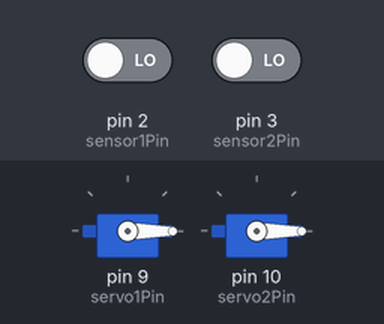
Simulated run of this sketch. Board: Arduino Uno, built with avr-gcc and run on an emulated ATmega328P. On the bench: 2 × servo. The test bench sets the inputs (shaded band); at power-on: pin 2 (sensor1Pin) LOW, pin 3 (sensor2Pin) LOW.

Above: at 1.2 s.
1.3 s: pin 2 (sensor1Pin) driven HIGH
At 1.8 s:
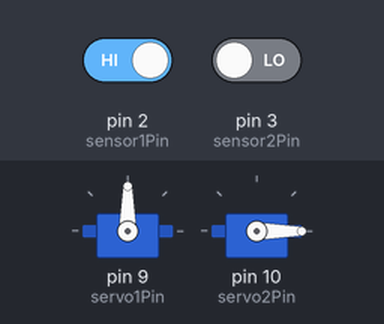
2.8 s: pin 3 (sensor2Pin) driven HIGH
At 4.0 s:
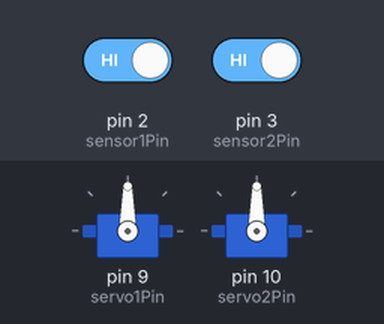
4.3 s: pin 2 (sensor1Pin) driven LOW
At 5.4 s:
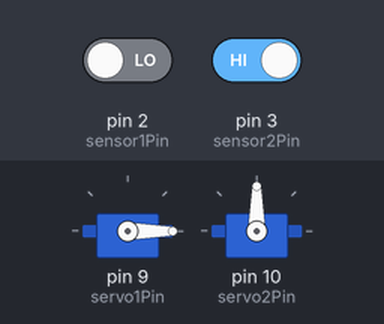
5.8 s: pin 3 (sensor2Pin) driven LOW
At 6.7 s:
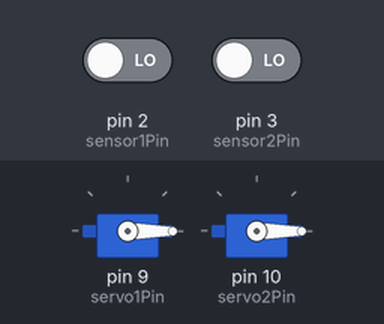
Timing chart, 0 to 8.3 s (numbered marks = the images above; inputs shaded):
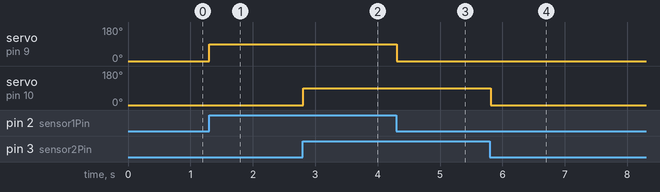

The sketch:

2_Proximity_Sensor_and_2_Servo_Motor_Output.ino
```cpp
#include <Servo.h>

// Define sensor pins
const int sensor1Pin = 2;
const int sensor2Pin = 3;

// Define servo objects
Servo servo1;
Servo servo2;

// Define servo control pins
const int servo1Pin = 9;
const int servo2Pin = 10;

void setup() {
    // Set sensor pins as input
    pinMode(sensor1Pin, INPUT);
    pinMode(sensor2Pin, INPUT);

    // Attach servos to pins
    servo1.attach(servo1Pin);
    servo2.attach(servo2Pin);

    // Set servos to default position
    servo1.write(0);
    servo2.write(0);
}

void loop() {
    // Read sensor states
    int sensor1State = digitalRead(sensor1Pin);
    int sensor2State = digitalRead(sensor2Pin);

    // Control Servo 1
    if (sensor1State == HIGH) {
        servo1.write(90); // Move to 90° if sensor 1 is triggered
    } else {
        servo1.write(0);  // Default position
    }

    // Control Servo 2
    if (sensor2State == HIGH) {
        servo2.write(90); // Move to 90° if sensor 2 is triggered
    } else {
        servo2.write(0);  // Default position
    }

    delay(100); // Small delay to stabilize readings
}
```

Measured:
- after the input at 1.3 s, servo on pin 9 (servo1Pin): 0° → 90° at once
- after the input at 2.8 s, servo on pin 10 (servo2Pin): 0° → 90° at once
- after the input at 4.3 s, servo on pin 9 (servo1Pin): 90° → 0° at once
- after the input at 5.8 s, servo on pin 10 (servo2Pin): 90° → 0° at once
